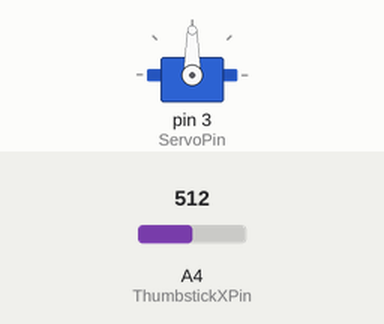
Simulated run of this sketch. Board: Arduino Uno, built with avr-gcc and run on an emulated ATmega328P. On the bench: servo. The inputs (shaded band) are chosen by the test bench; at power-on: A4 (ThumbstickXPin) = 512.

Above: at 1.2 s.
1.3 s: A4 (ThumbstickXPin) set to 716
At 2.0 s:
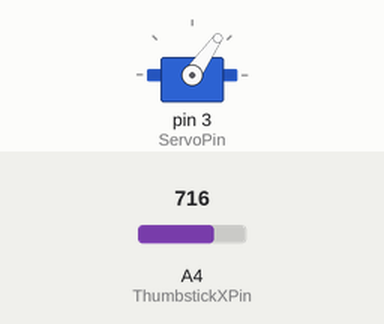
2.8 s: A4 (ThumbstickXPin) set to 900
At 3.1 s:
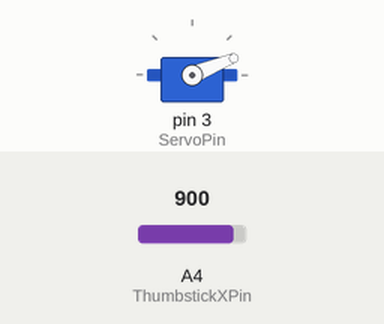
4.3 s: A4 (ThumbstickXPin) set to 1023
At 5.5 s:
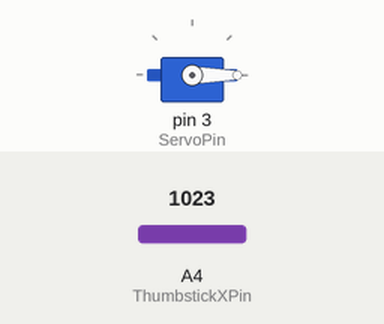
5.8 s: A4 (ThumbstickXPin) set to 306
At 6.6 s:
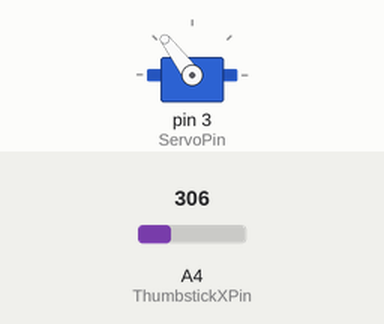
7.3 s: A4 (ThumbstickXPin) set to 122
At 7.8 s:
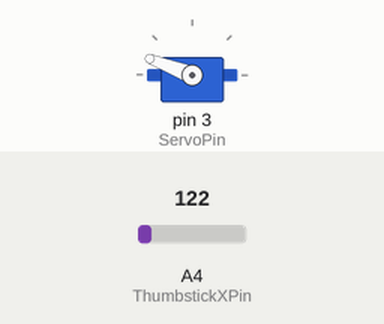
8.8 s: A4 (ThumbstickXPin) set to 511
At 10.1 s:
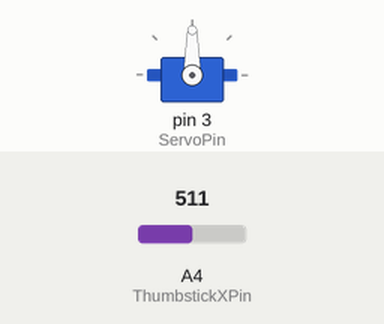
Timing chart, 0 to 11.3 s (numbered marks = the images above; inputs shaded):
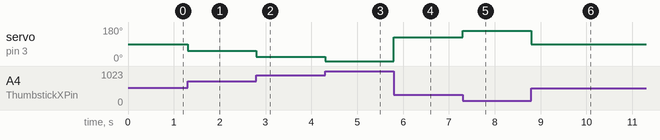

The sketch:

Thumbstick_with_Servo.ino
```cpp
/*
 * Thumbstick_with_Servo.ino
 *
 * https://www.browndoggadgets.com/
 *
 */


// use the Servo library in the sketch
#include <Servo.h>

// create a Servo object to control the servo
Servo theServo;

// set variable name for a digital output pin with Pulse Width Modulation
// pins 3, 5, 6, 9, 10, 11 support PWM
int ServoPin = 3;

// set variable name for an analog input pin
int ThumbstickXPin = A4;

// set variable name to hold the input value
int ThumbstickXValue;

// set variable name to hold the adjusted value
int ThumbstickXValueMapped;


// the setup runs once at the beginning of the sketch
void setup() {

  // by default the analog pins are set as input
  // so we don't need to specify that in setup

  // set theServo to use the specified pin and
  // set a min and max pulse width in microseconds
  theServo.attach(ServoPin, 860, 2100);

  // move the servo to the middle position
  theServo.write(180/2);

}


// the loop runs forever after the setup is complete
void loop() {

  // assign the value of input using analogRead on the pin
  ThumbstickXValue = analogRead(ThumbstickXPin);

  // use the map function to set scale of 0-1023 to scale of 180-0
  ThumbstickXValueMapped = map(ThumbstickXValue, 0, 1023, 180, 0);

  if ( (ThumbstickXValueMapped < 75) or (ThumbstickXValueMapped > 105) ) {
    theServo.write(ThumbstickXValueMapped);
  }
  else {
    theServo.write(180/2);
  }

}
```

Measured:
- after the input at 1.3 s, servo on pin 3 (ServoPin): 90° → 55° at once
- after the input at 2.8 s, servo on pin 3 (ServoPin): 55° → 22° at once
- after the input at 4.3 s, servo on pin 3 (ServoPin): 22° → 0° at once
- after the input at 5.8 s, servo on pin 3 (ServoPin): 0° → 127° at once
- after the input at 7.3 s, servo on pin 3 (ServoPin): 127° → 159° at once
- after the input at 8.8 s, servo on pin 3 (ServoPin): 159° → 90° at once
